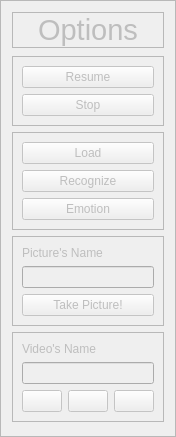
         <widget class="QFrame" name="run_options_frame">
          <property name="enabled">
           <bool>false</bool>
          </property>
          <property name="maximumSize">
           <size>
            <width>165</width>
            <height>1111</height>
           </size>
          </property>
          <property name="font">
           <font>
            <family>Ubuntu</family>
           </font>
          </property>
          <property name="frameShape">
           <enum>QFrame::StyledPanel</enum>
          </property>
          <property name="frameShadow">
           <enum>QFrame::Raised</enum>
          </property>
          <layout class="QVBoxLayout" name="verticalLayout_2">
           <item>
            <widget class="QLabel" name="label_84">
             <property name="font">
              <font>
               <family>Ubuntu</family>
               <pointsize>22</pointsize>
              </font>
             </property>
             <property name="frameShape">
              <enum>QFrame::StyledPanel</enum>
             </property>
             <property name="text">
              <string>Options</string>
             </property>
             <property name="alignment">
              <set>Qt::AlignCenter</set>
             </property>
            </widget>
           </item>
           <item>
            <spacer name="verticalSpacer_13">
             <property name="orientation">
              <enum>Qt::Vertical</enum>
             </property>
             <property name="sizeHint" stdset="0">
              <size>
               <width>20</width>
               <height>2</height>
              </size>
             </property>
            </spacer>
           </item>
           <item>
            <widget class="QFrame" name="frame">
             <property name="frameShape">
              <enum>QFrame::StyledPanel</enum>
             </property>
             <layout class="QVBoxLayout" name="verticalLayout_16">
              <item>
               <widget class="QPushButton" name="pushButton_start_robot_view">
                <property name="enabled">
                 <bool>false</bool>
                </property>
                <property name="text">
                 <string>Resume</string>
                </property>
               </widget>
              </item>
              <item>
               <widget class="QPushButton" name="pushButton_stop_robot_view">
                <property name="enabled">
                 <bool>false</bool>
                </property>
                <property name="text">
                 <string>Stop</string>
                </property>
               </widget>
              </item>
             </layout>
            </widget>
           </item>
           <item>
            <widget class="QFrame" name="frame_78">
             <property name="frameShape">
              <enum>QFrame::StyledPanel</enum>
             </property>
             <property name="frameShadow">
              <enum>QFrame::Raised</enum>
             </property>
             <layout class="QVBoxLayout" name="verticalLayout_18">
              <item>
               <widget class="QPushButton" name="run_load_pushButton">
                <property name="text">
                 <string>Load</string>
                </property>
               </widget>
              </item>
              <item>
               <widget class="QPushButton" name="run_facerecog_pushButton">
                <property name="enabled">
                 <bool>false</bool>
                </property>
                <property name="text">
                 <string>Recognize</string>
                </property>
               </widget>
              </item>
              <item>
               <widget class="QPushButton" name="run_emotion_pushButton">
                <property name="text">
                 <string>Emotion</string>
                </property>
               </widget>
              </item>
             </layout>
            </widget>
           </item>
           <item>
            <widget class="QFrame" name="frame_76">
             <property name="frameShape">
              <enum>QFrame::StyledPanel</enum>
             </property>
             <property name="frameShadow">
              <enum>QFrame::Raised</enum>
             </property>
             <layout class="QVBoxLayout" name="verticalLayout_17">
              <item>
               <widget class="QLabel" name="label_79">
                <property name="text">
                 <string>Picture's Name</string>
                </property>
               </widget>
              </item>
              <item>
               <widget class="QLineEdit" name="run_picname_lineEdit"/>
              </item>
              <item>
               <widget class="QPushButton" name="run_takepic_pushButton">
                <property name="enabled">
                 <bool>false</bool>
                </property>
                <property name="text">
                 <string>Take Picture!</string>
                </property>
               </widget>
              </item>
             </layout>
            </widget>
           </item>
           <item>
            <widget class="QFrame" name="frame_79">
             <property name="frameShape">
              <enum>QFrame::StyledPanel</enum>
             </property>
             <property name="frameShadow">
              <enum>QFrame::Raised</enum>
             </property>
             <layout class="QGridLayout" name="gridLayout_63">
              <item row="2" column="1">
               <widget class="QPushButton" name="run_pausevid_button">
                <property name="enabled">
                 <bool>false</bool>
                </property>
                <property name="mouseTracking">
                 <bool>false</bool>
                </property>
                <property name="text">
                 <string/>
                </property>
                <property name="icon">
                 <iconset resource="imgs.qrc">
                  <normaloff>:/imgs/pause.png</normaloff>:/imgs/pause.png</iconset>
                </property>
               </widget>
              </item>
              <item row="1" column="0" colspan="3">
               <widget class="QLineEdit" name="run_videoname_lineEdit"/>
              </item>
              <item row="2" column="0">
               <widget class="QPushButton" name="run_recvid_button">
                <property name="enabled">
                 <bool>false</bool>
                </property>
                <property name="text">
                 <string/>
                </property>
                <property name="icon">
                 <iconset resource="imgs.qrc">
                  <normaloff>:/imgs/rec.png</normaloff>:/imgs/rec.png</iconset>
                </property>
               </widget>
              </item>
              <item row="2" column="2">
               <widget class="QPushButton" name="run_stopvid_button">
                <property name="enabled">
                 <bool>false</bool>
                </property>
                <property name="mouseTracking">
                 <bool>false</bool>
                </property>
                <property name="text">
                 <string/>
                </property>
                <property name="icon">
                 <iconset resource="imgs.qrc">
                  <normaloff>:/imgs/stop.png</normaloff>:/imgs/stop.png</iconset>
                </property>
               </widget>
              </item>
              <item row="0" column="0" colspan="3">
               <widget class="QLabel" name="label_193">
                <property name="text">
                 <string>Video's Name</string>
                </property>
               </widget>
              </item>
             </layout>
            </widget>
           </item>
           <item>
            <spacer name="verticalSpacer_14">
             <property name="orientation">
              <enum>Qt::Vertical</enum>
             </property>
             <property name="sizeHint" stdset="0">
              <size>
               <width>20</width>
               <height>3</height>
              </size>
             </property>
            </spacer>
           </item>
          </layout>
         </widget>
